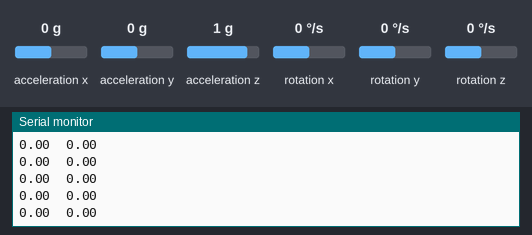
A sketch run on a simulated Arduino Uno, built with avr-gcc and run on an emulated ATmega328P. Shown: the last lines printed to the serial monitor. Wiring (inferred from the names in the program): MPU-6050 motion sensor at I2C address 0x68. The inputs (shaded band) are chosen by the test bench; at power-on: acceleration z 1 g, acceleration x 0 g, acceleration y 0 g, rotation x 0 °/s, rotation y 0 °/s, rotation z 0 °/s.

Above: at 2.5 s.
2.6 s: acceleration z set to 0 g
At 3.1 s:
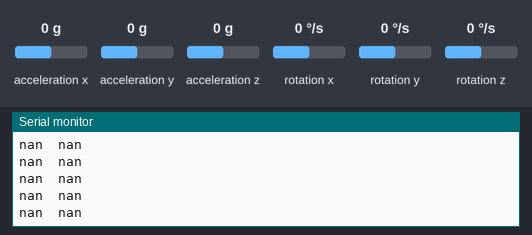
4.5 s: acceleration x set to -1.4 g
At 5.5 s:
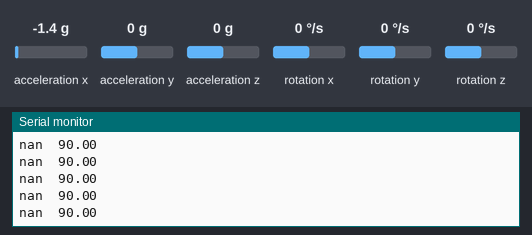
6.4 s: acceleration y set to -1.4 g
At 7.4 s:
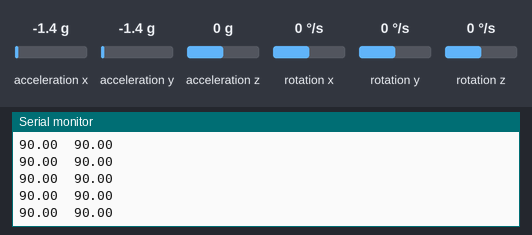
7.9 s: acceleration x set to 0 g
At 8.7 s:
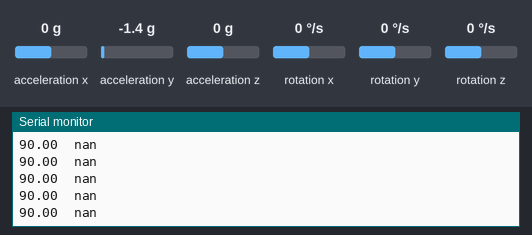
12.8 s: acceleration y set to 0 g
At 13.6 s:
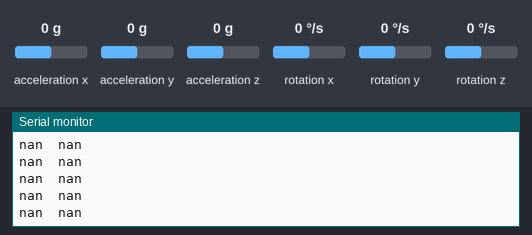

Measured:
- after the input at 2.6 s, the serial monitor: prints a new line after 0.07 s (image 1)
- after the input at 4.5 s, the serial monitor: prints a new line after 0.07 s (image 2)
- after the input at 6.4 s, the serial monitor: prints a new line after 0.07 s (image 3)
- after the input at 7.9 s, the serial monitor: prints a new line after 0.07 s (image 4)
- after the input at 12.8 s, the serial monitor: prints a new line after 0.07 s (image 5)

The sketch:

SensorExample.ino
```cpp
/*Author: Naterads
Working on headtracking*/

#include "mpu6050dec.h"
#include <Wire.h>
#include <math.h>

mpuVals mVals;
mpuBias biasVals;
mpuAngles angleVals;

const int biasArrayLength = 500;
int bias[biasArrayLength];

void setup() {
  Serial.begin(9600);
  Serial.println("InvenSense MPU-6050 ReWrite");
  Serial.println("May 2018");
  Wire.begin();
  Serial.println("Configuring registers");

  //configure MPU6050 registers
  //reset the sensor
  writeByte(MPU_powerMan,MPU_RESET);
  delay(500);
  writeByte(MPU_powerMan,0); //wakes up mpu6050
  writeByte(MPU_GYRO_CONFIG, MPU_FS500);//set the sensitivity of gyro
  writeByte(MPU_ACCEL_CONFIG, MPU_FS2G);//set sensitivity of accelerometer
  //writeByte(MPU_INTERRUPT_REGISTER, MPU_DATAREADY_INTERRUPT); //enables interrupts when new data is in sensors registers

  //configure the biases
  Serial.println("Configuring biases");
  findBias();
}

//calculates the bias on each axis
void findBias(){
  Serial.print("gx: ");//roll
  biasVals.gyro_x = biasHelper(GYRO_XOUT_H);
  Serial.print("gy: ");//pitch
  biasVals.gyro_y = biasHelper(GYRO_YOUT_H);
  Serial.print("gz: ");//yaw
  biasVals.gyro_z = biasHelper(GYRO_ZOUT_H);
  Serial.print("aroll: ");
  readValues();
  biasVals.accel_roll = accel_roll();
  Serial.println(biasVals.accel_roll);
  Serial.print("apitch: ");
  biasVals.accel_pitch = accel_pitch();
  Serial.println(biasVals.accel_pitch);
//accelerometer does not have a bias, but will have bias angles for pitch and angle for the starting position
  //to do calculate pitch and roll bias values
}

//finds pitch from accelerometer readings
double accel_pitch(){
  double yd = (double)mVals.accel_y, zd = (double)mVals.accel_z;
  double acc_pitch = acos(zd/(sqrt(yd*yd + zd*zd)));//in radians
  return acc_pitch*180/M_PI; //converts to degrees
}

//finds roll from accelerometer readings
double accel_roll(){
  double xd = (double)mVals.accel_x, zd = (double)mVals.accel_z;
  double accel_roll = acos(zd/(sqrt(xd*xd + zd*zd)));//in radians
  return accel_roll*180/M_PI;//converts to degrees
}


//called by the findbias function is a helper method
int16_t biasHelper(uint8_t addr){
  long total = 0;
  for(int i = 0; i<biasArrayLength;i++){
    total += readValueRegister(addr);
  }
  total = total/biasArrayLength;
  Serial.println(total);
  return (int16_t)total;
}

void loop() {
  //print roll and pitch from accelerometer
  readValues();
  computeAngles();
  Serial.print(angleVals.a_pitch);
  Serial.print("\t");
  Serial.println(angleVals.a_roll);
  //todo
}

//computes the translation angles from the values writen to vals registers
void computeAngles(){
  angleVals.a_pitch = accel_pitch();
  angleVals.a_roll = accel_roll();
  //todo
  angleVals.g_pitch = 0;
  angleVals.g_roll = 0;
  angleVals.g_yaw = 0;
}

//pulls all the raw values from the sensor and puts them in the referenced value
void readValues(){
  Wire.beginTransmission(MPU_address);
  Wire.write(ACCEL_XOUT_H);
  Wire.endTransmission(false);
  Wire.requestFrom(MPU_address,14,1);
  mVals.accel_x = Wire.read() << 8 | Wire.read();
  mVals.accel_y = Wire.read() << 8 | Wire.read();
  mVals.accel_z = Wire.read() << 8 | Wire.read();
  mVals.temp = Wire.read() << 8 | Wire.read();//temperature
  mVals.gyro_x = Wire.read() << 8 | Wire.read();
  mVals.gyro_y = Wire.read() << 8 | Wire.read();
  mVals.gyro_z = Wire.read() << 8 | Wire.read();
}


//integrates from first principles
/*void angleInteg(double dps){
  t2 = millis();
  x2 = dps;
  angle += x2 * ((double)t2/1000.0-(double)t1/1000.0) + 0.5* (x2 - x1)*((double)t2/1000.0-(double)t1/1000.0);
  t1 = t2;
  x1 = x2;
}*/

//reads a single value from two part register
int16_t readValueRegister(uint8_t addr){
  Wire.beginTransmission(MPU_address);
  Wire.write(addr);
  Wire.endTransmission(false);
  Wire.requestFrom(MPU_address,2,1);
  int16_t mpu_val = Wire.read() << 8 | Wire.read();
  return mpu_val;
}

//reads raw value from register
uint8_t readRegister(uint8_t addr){
  Wire.beginTransmission(MPU_address);
  Wire.write(addr);
  Wire.endTransmission(false);
  Wire.requestFrom(MPU_address,1);
  uint8_t Val = Wire.read();
  return Val;
}

//writes a single byte to a register
void writeByte(uint8_t addr, uint8_t value){
  Wire.beginTransmission(MPU_address);
  Wire.write(addr);
  Wire.write(value);
  Wire.endTransmission(true);
}
```

mpu6050dec.h
```cpp
//includes the register definitions and a structure for reading values from sensor
#define MPU_address 0x68
#define MPU_powerMan 0x6B
#define MPU_RESET 0x80
//config registers
#define MPU_GYRO_CONFIG 0x1B
#define MPU_ACCEL_CONFIG 0x1C
#define MPU_INTERRUPT_REGISTER 0x38
#define MPU_DATAREADY_INTERRUPT 0x1

//values used to set range of sensors
#define MPU_FS500 0x08 //+/- 500 deg/sec
#define MPU_FS2G 0x0
#define MPU_FSMASK 0x18

//output registers
#define ACCEL_XOUT_H 0x3B
#define ACCEL_XOUT_L 0x3C
#define ACCEL_YOUT_H 0x3D
#define ACCEL_YOUT_L 0x3E
#define ACCEL_ZOUT_H 0x3F
#define ACCEL_ZOUT_L 0x40
#define TEMP_OUT_H 0x41
#define TEMP_OUT_L 0x42
#define GYRO_XOUT_H 0x43
#define GYRO_XOUT_L 0x44
#define GYRO_YOUT_H 0x45
#define GYRO_YOUT_L 0x46
#define GYRO_ZOUT_H 0x47
#define GYRO_ZOUT_L 0x48

//Readings from mpu6050 gyro/accelerometer
//will reuse to store biases
struct mpuVals{
  int16_t gyro_x;
  int16_t gyro_y;
  int16_t gyro_z;
  int16_t accel_x;
  int16_t accel_y;
  int16_t accel_z;
  int16_t temp;
};

struct mpuBias{
  int16_t gyro_x;
  int16_t gyro_y;
  int16_t gyro_z;
  double accel_roll;
  double accel_pitch;
};

struct mpuAngles{
  double g_pitch;
  double g_yaw;
  double g_roll;
  double a_pitch;
  double a_roll;
};
```

wifiTest.c
```cpp
/*Author NateRads
Provides functions to connect to a wifi network and send the sensor data to a host*/
/*#include <ESP8266WiFi.h>

//use wifi to store data on feather
//and store them on the feather until they're no longer valid

//connects to a wifi network
boolean connectWifi(char* ssid, char* ssid_password){
  Serial.println("Attempting to connect to wifi network...");
  WiFi.begin(ssid,ssid_password);
  while(WiFi.status() != WL_CONNECTED){
    delay(500);
    Serial.print("...");
  }
  Serial.println();
  Serial.println("Wifi Connected");
  return true;
}
*/
```
